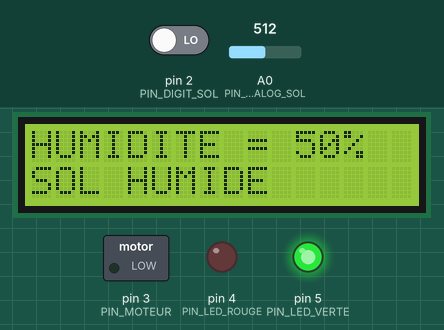
Bench run of a sketch on a simulated Arduino Uno, built with avr-gcc and run on an emulated ATmega328P. On the bench: 16×2 character LCD, switched loads named in the sketch (green lamp = pin HIGH), output pins drawn as LEDs (lit = HIGH). The test bench sets the inputs (shaded band); at power-on: pin 2 (PIN_DIGIT_SOL) LOW, A0 (PIN_ANALOG_SOL) = 512.

Above: at 1.2 s.
1.3 s: pin 2 (PIN_DIGIT_SOL) driven HIGH
At 2.7 s:
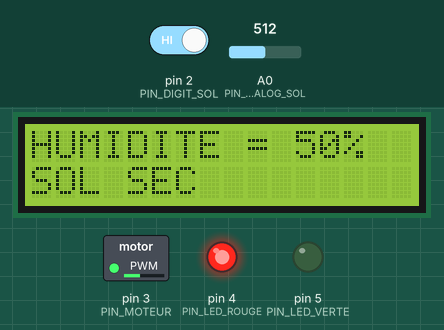
3.1 s: A0 (PIN_ANALOG_SOL) set to 326
At 4.1 s:
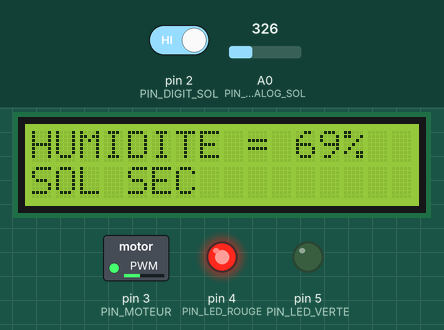
4.7 s: A0 (PIN_ANALOG_SOL) set to 301
At 5.5 s:
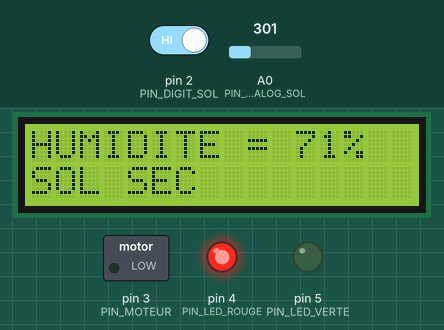
6.3 s: pin 2 (PIN_DIGIT_SOL) driven LOW
At 7.1 s:
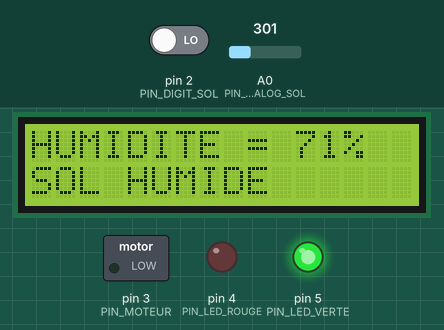
7.8 s: A0 (PIN_ANALOG_SOL) set to 122
At 8.8 s:
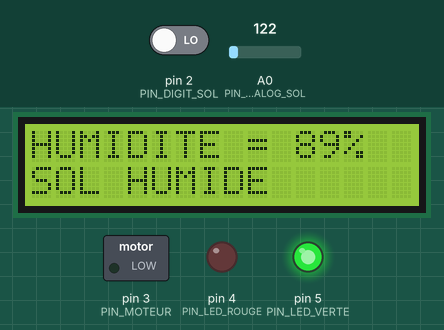
Timing chart, 0 to 10.8 s (numbered marks = the images above; inputs shaded):
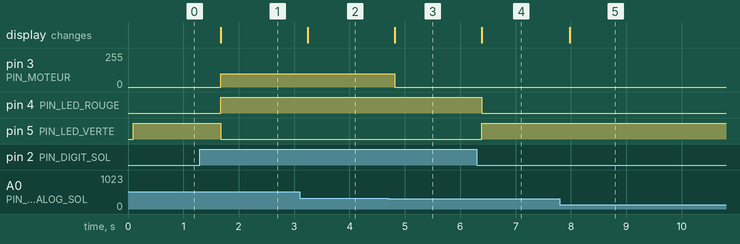

Measured:
- the behaviour switches between 318 and 317 on A0 (PIN_ANALOG_SOL) (found by bisection; images 2 and 3)
- after the input at 1.3 s, pin 3 (PIN_MOTEUR): 0/255 → 100/255 after 0.37 s; pin 4 (PIN_LED_ROUGE): LOW → HIGH after 0.37 s; pin 5 (PIN_LED_VERTE): HIGH → LOW after 0.37 s; the display: changes after 0.37 s (image 1)
- after the input at 3.1 s, the display: changes after 0.15 s (image 2)
- after the input at 4.7 s, pin 3 (PIN_MOTEUR): 100/255 → 0/255 after 0.12 s; the display: changes after 0.12 s (image 3)
- after the input at 6.3 s, pin 4 (PIN_LED_ROUGE): HIGH → LOW after 0.09 s; pin 5 (PIN_LED_VERTE): LOW → HIGH after 0.09 s; the display: changes after 0.09 s (image 4)
- after the input at 7.8 s, the display: changes after 0.17 s (image 5)

The sketch:

ARROSAGE_AUTOMATIQUE.ino
```cpp
/**
 * e-mail : rachelsysteme@gmail.com
 * gitHub : https://github.com/RS-malik-el
 * Donation : paypal.me/RachelSysteme
 *
 * @AUTHEUR : RACHEL SYSTEME
 * DATE : 08/07/2022
 *
 *
 * Ce programme consiste à gerer l'arrrosage automatique.
 * *Outils :
 * *Arduino board
 * *Capteur d'humidité
 * *Pompe à eau
 * *Deux leds
 * *Driver L298N
 * *Ecran LCD I2C
 **/
#include <LiquidCrystal_I2C.h> // Ecran LCD I2C

#define PIN_DIGIT_SOL   2
#define PIN_MOTEUR      3 // PWM pin
#define PIN_LED_ROUGE   4
#define PIN_LED_VERTE   5
#define PIN_ANALOG_SOL  A0

LiquidCrystal_I2C lcd(0x27,16,2); // Ecran LCD I2C

void setup() {
  pinMode(PIN_DIGIT_SOL,INPUT);
  pinMode(PIN_ANALOG_SOL,INPUT);
  pinMode(PIN_MOTEUR,OUTPUT);
  pinMode(PIN_LED_ROUGE,OUTPUT);
  pinMode(PIN_LED_VERTE,OUTPUT);
  //-------- Initialisation de l'écran I2C
  lcd.init();
  lcd.backlight();
  lcd.clear();
}

void loop() {
  bool seuil = digitalRead(PIN_DIGIT_SOL);
  int  Hsol  = map(analogRead(A0),0,1023,100,0);

  lcd.clear();
  lcd.setCursor(0,0);
  lcd.print("HUMIDITE = ");
  lcd.print(Hsol);
  lcd.print("%");
  lcd.setCursor(0,1);

  // ARROSAGE
  if (seuil==true){
    lcd.print("SOL SEC");
    digitalWrite(PIN_LED_ROUGE,HIGH); // Terre sec ON
    digitalWrite(PIN_LED_VERTE,LOW);  // Terre humide OFF
    analogWrite(PIN_MOTEUR,100);      // Pompe ON (~39%)
  }
  else{
    lcd.print("SOL HUMIDE");
    digitalWrite(PIN_LED_ROUGE,LOW); // Terre sec OFF
    digitalWrite(PIN_LED_VERTE,HIGH); // Terre humide ON
  }

  // ARRET ARROSAGE
  if (Hsol>=70)
  analogWrite(PIN_MOTEUR,0);

  delay(500); // Attente
}
```
